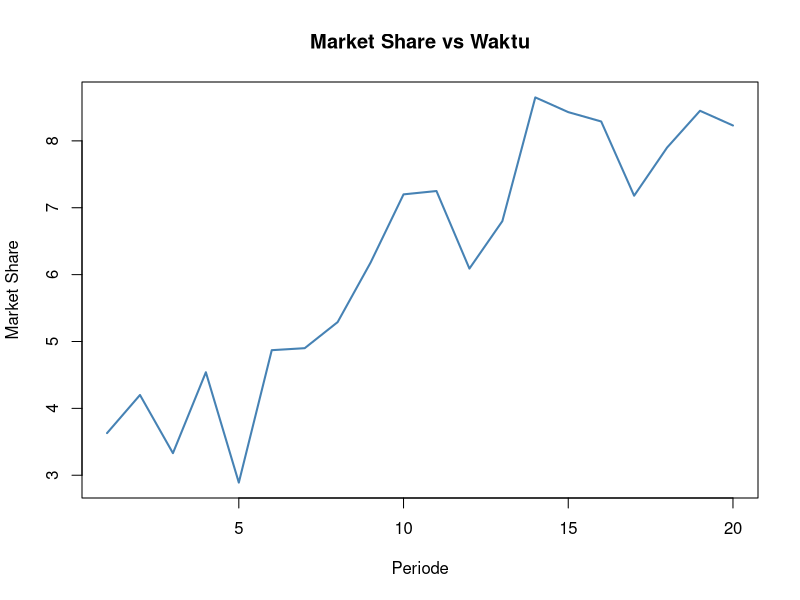
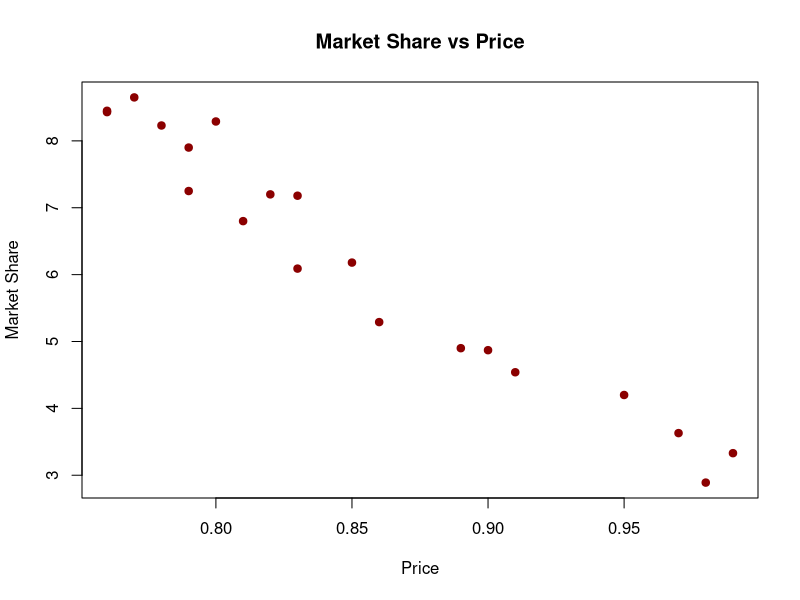
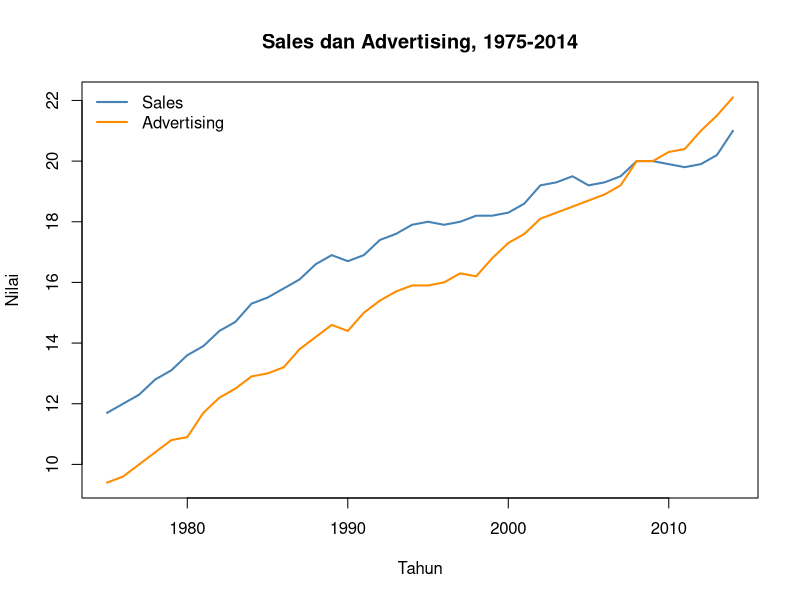

Reproduce these figures in R, in order.
## ---- chunk 1
knitr::opts_chunk$set(echo = TRUE, message = FALSE, warning = FALSE)
library(dynlm)
library(lmtest)
library(tseries)
## ---- chunk 2
Y <- c(3.63, 4.20, 3.33, 4.54, 2.89, 4.87, 4.90, 5.29, 6.18, 7.20,
       7.25, 6.09, 6.80, 8.65, 8.43, 8.29, 7.18, 7.90, 8.45, 8.23)
X <- c(0.97, 0.95, 0.99, 0.91, 0.98, 0.90, 0.89, 0.86, 0.85, 0.82,
       0.79, 0.83, 0.81, 0.77, 0.76, 0.80, 0.83, 0.79, 0.76, 0.78)

data1 <- data.frame(Period = 1:20, MarketShare = Y, Price = X)
data1
## ---- chunk 3
plot(data1$Period, data1$MarketShare, type = "l", col = "steelblue", lwd = 2,
     xlab = "Periode", ylab = "Market Share",
     main = "Market Share vs Waktu")

plot(data1$Price, data1$MarketShare, pch = 19, col = "darkred",
     xlab = "Price", ylab = "Market Share",
     main = "Market Share vs Price")
## ---- chunk 4
n <- length(Y)

m0 <- lm(Y ~ X)
m1 <- lm(Y[2:n] ~ X[2:n] + X[1:(n-1)])
m2 <- lm(Y[3:n] ~ X[3:n] + X[2:(n-1)] + X[1:(n-2)])

hasil1a <- data.frame(
  Model      = c("Lag 0 (Y~X)", "+ X_t-1", "+ X_t-1, X_t-2"),
  n          = c(length(m0$residuals), length(m1$residuals), length(m2$residuals)),
  p_lag_baru = c(NA,
                 summary(m1)$coefficients["X[1:(n - 1)]", "Pr(>|t|)"],
                 summary(m2)$coefficients["X[1:(n - 2)]", "Pr(>|t|)"])
)
hasil1a
## ---- chunk 5
Yc   <- Y[2:n]
Xc   <- X[2:n]
Ylag <- Y[1:(n - 1)]

m_koyck <- lm(Yc ~ Xc + Ylag)
summary(m_koyck)
## ---- chunk 6
m_adhoc_matched <- lm(Yc ~ Xc)   # model lag-0, sampel disamakan dgn Koyck

perbandingan1 <- data.frame(
  Model  = c("Ad-Hoc (lag 0)", "Koyck (Y~X+Y_t-1)"),
  AIC    = c(AIC(m_adhoc_matched), AIC(m_koyck)),
  BIC    = c(BIC(m_adhoc_matched), BIC(m_koyck)),
  R2_adj = c(summary(m_adhoc_matched)$adj.r.squared, summary(m_koyck)$adj.r.squared)
)
perbandingan1
## ---- chunk 7
model_final1 <- m_koyck
alpha_hat <- coef(model_final1)[1] / (1 - coef(model_final1)["Ylag"])
C_hat     <- coef(model_final1)["Ylag"]
beta0_hat <- coef(model_final1)["Xc"]
LR_mult1  <- beta0_hat / (1 - C_hat)
## ---- chunk 8
cat("Uji autokorelasi (Breusch-Godfrey):\n")
print(bgtest(model_final1))

cat("\nUji heteroskedastisitas (Breusch-Pagan):\n")
print(bptest(model_final1))

cat("\nUji normalitas galat (Jarque-Bera):\n")
print(jarque.bera.test(residuals(model_final1)))
## ---- chunk 9
Year <- 1975:2014
Sales <- c(11.7,12.0,12.3,12.8,13.1,13.6,13.9,14.4,14.7,15.3,
           15.5,15.8,16.1,16.6,16.9,16.7,16.9,17.4,17.6,17.9,
           18.0,17.9,18.0,18.2,18.2,18.3,18.6,19.2,19.3,19.5,
           19.2,19.3,19.5,20.0,20.0,19.9,19.8,19.9,20.2,21.0)
Advertising <- c(9.4,9.6,10.0,10.4,10.8,10.9,11.7,12.2,12.5,12.9,
                  13.0,13.2,13.8,14.2,14.6,14.4,15.0,15.4,15.7,15.9,
                  15.9,16.0,16.3,16.2,16.8,17.3,17.6,18.1,18.3,18.5,
                  18.7,18.9,19.2,20.0,20.0,20.3,20.4,21.0,21.5,22.1)

data2 <- data.frame(Year, Sales, Advertising)
data2z <- ts(data2[, c("Sales", "Advertising")], start = 1975)
data2
## ---- chunk 10
plot(data2$Year, data2$Sales, type = "l", col = "steelblue", lwd = 2,
     xlab = "Tahun", ylab = "Nilai",
     main = "Sales dan Advertising, 1975-2014",
     ylim = range(c(data2$Sales, data2$Advertising)))
lines(data2$Year, data2$Advertising, col = "darkorange", lwd = 2)
legend("topleft", legend = c("Sales", "Advertising"),
       col = c("steelblue", "darkorange"), lwd = 2, bty = "n")
## ---- chunk 11
cat("ADF test - Sales (level):\n")
print(adf.test(data2$Sales))

cat("\nADF test - Advertising (level):\n")
print(adf.test(data2$Advertising))

cat("\nADF test - Sales (first difference):\n")
print(adf.test(diff(data2$Sales)))

cat("\nADF test - Advertising (first difference):\n")
print(adf.test(diff(data2$Advertising)))
## ---- chunk 12
maxlag <- 3
hasil2 <- data.frame()

for (p in 1:maxlag) {
  for (q in 0:maxlag) {
    formula_str <- paste0(
      "Sales ~ ", paste0("L(Sales,", 1:p, ")", collapse = " + "),
      " + Advertising",
      if (q > 0) paste0(" + ", paste0("L(Advertising,", 1:q, ")", collapse = " + ")) else ""
    )
    m <- dynlm(as.formula(formula_str), data = data2z, start = 1975 + maxlag)
    hasil2 <- rbind(hasil2, data.frame(p = p, q = q,
                                        AIC = AIC(m), BIC = BIC(m)))
  }
}

hasil2 <- hasil2[order(hasil2$AIC), ]
rownames(hasil2) <- NULL
hasil2
## ---- chunk 13
best_p <- hasil2$p[1]
best_q <- hasil2$q[1]
cat("Kombinasi lag terbaik (AIC & BIC minimum): ARDL(p =", best_p, ", q =", best_q, ")\n")
## ---- chunk 14
model_final2 <- dynlm(Sales ~ L(Sales, 1) + Advertising + L(Advertising, 1) + L(Advertising, 2),
                       data = data2z)
summary(model_final2)
## ---- chunk 15
cat("Uji autokorelasi (Breusch-Godfrey):\n")
print(bgtest(model_final2))

cat("\nUji heteroskedastisitas (Breusch-Pagan):\n")
print(bptest(model_final2))

cat("\nUji normalitas galat (Jarque-Bera):\n")
print(jarque.bera.test(residuals(model_final2)))
## ---- chunk 16
phi   <- coef(model_final2)["L(Sales, 1)"]
betas <- coef(model_final2)[c("Advertising", "L(Advertising, 1)", "L(Advertising, 2)")]
LR_multiplier <- sum(betas) / (1 - phi)
LR_multiplier
